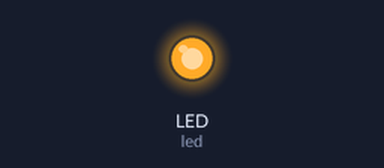
The program below on a simulated CircuitPython board. On the bench: output pins drawn as LEDs (lit = HIGH). USB keyboard and mouse output is not drawn.

Above: at 0.2 s.
At 15.5 s:
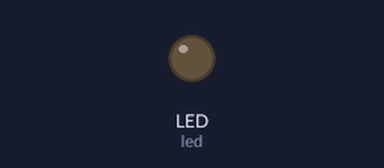
Timing chart, 0 to 39.7 s (numbered marks = the images above):
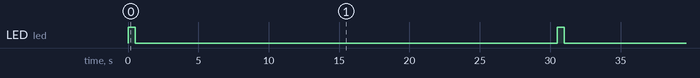

Measured:
- by itself, LED (led): alternates HIGH for 0.50 s and LOW for 30.0 s

The program:

code.py
```python
import board
import digitalio
import time
import usb_hid
import storage
from adafruit_hid.mouse import Mouse

mouse = Mouse(usb_hid.devices)

led = digitalio.DigitalInOut(board.LED)
led.direction = digitalio.Direction.OUTPUT

while True:
    # Turn on LED
    led.value = True

    # Move Mouse 1 pixel right and left
    mouse.move(x=1)
    mouse.move(x=-1)

    # Sleep, a little bit
    time.sleep(0.5)

    # Turn off LED
    led.value = False

    # Sleep
    time.sleep(30)
```
